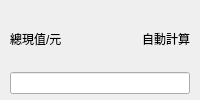
                   <widget class="QWidget" name="fieldCell_total_declared_value" native="true">
                    <property name="sizePolicy">
                     <sizepolicy hsizetype="Expanding" vsizetype="Minimum">
                      <horstretch>0</horstretch>
                      <verstretch>0</verstretch>
                     </sizepolicy>
                    </property>
                    <property name="minimumSize">
                     <size>
                      <width>0</width>
                      <height>0</height>
                     </size>
                    </property>
                    <property name="formField" stdset="0">
                     <bool>true</bool>
                    </property>
                    <property name="autoCell" stdset="0">
                     <bool>true</bool>
                    </property>
                    <layout class="QVBoxLayout" name="fieldCellLayout_total_declared_value">
                     <property name="spacing">
                      <number>2</number>
                     </property>
                     <property name="leftMargin">
                      <number>10</number>
                     </property>
                     <property name="topMargin">
                      <number>7</number>
                     </property>
                     <property name="rightMargin">
                      <number>10</number>
                     </property>
                     <property name="bottomMargin">
                      <number>6</number>
                     </property>
                     <item>
                      <layout class="QHBoxLayout" name="fieldLabelRow_total_declared_value" stretch="0,1,0">
                       <property name="spacing">
                        <number>8</number>
                       </property>
                       <property name="leftMargin">
                        <number>0</number>
                       </property>
                       <property name="topMargin">
                        <number>0</number>
                       </property>
                       <property name="rightMargin">
                        <number>0</number>
                       </property>
                       <property name="bottomMargin">
                        <number>0</number>
                       </property>
                       <item>
                        <widget class="QLabel" name="fieldLabel_total_declared_value">
                         <property name="sizePolicy">
                          <sizepolicy hsizetype="Minimum" vsizetype="Preferred">
                           <horstretch>0</horstretch>
                           <verstretch>0</verstretch>
                          </sizepolicy>
                         </property>
                         <property name="text">
                          <string>總現值/元</string>
                         </property>
                        </widget>
                       </item>
                       <item>
                        <spacer name="fieldLabelSpacer_total_declared_value">
                         <property name="orientation">
                          <enum>Qt::Orientation::Horizontal</enum>
                         </property>
                         <property name="sizeHint" stdset="0">
                          <size>
                           <width>0</width>
                           <height>0</height>
                          </size>
                         </property>
                        </spacer>
                       </item>
                       <item>
                        <widget class="QLabel" name="autoCalculationBadge">
                         <property name="text">
                          <string>自動計算</string>
                         </property>
                        </widget>
                       </item>
                      </layout>
                     </item>
                     <item>
                      <widget class="LineEdit" name="field_total_declared_value">
                       <property name="sizePolicy">
                        <sizepolicy hsizetype="Expanding" vsizetype="Fixed">
                         <horstretch>0</horstretch>
                         <verstretch>0</verstretch>
                        </sizepolicy>
                       </property>
                       <property name="minimumSize">
                        <size>
                         <width>0</width>
                         <height>0</height>
                        </size>
                       </property>
                       <property name="readOnly">
                        <bool>true</bool>
                       </property>
                      </widget>
                     </item>
                    </layout>
                   </widget>
